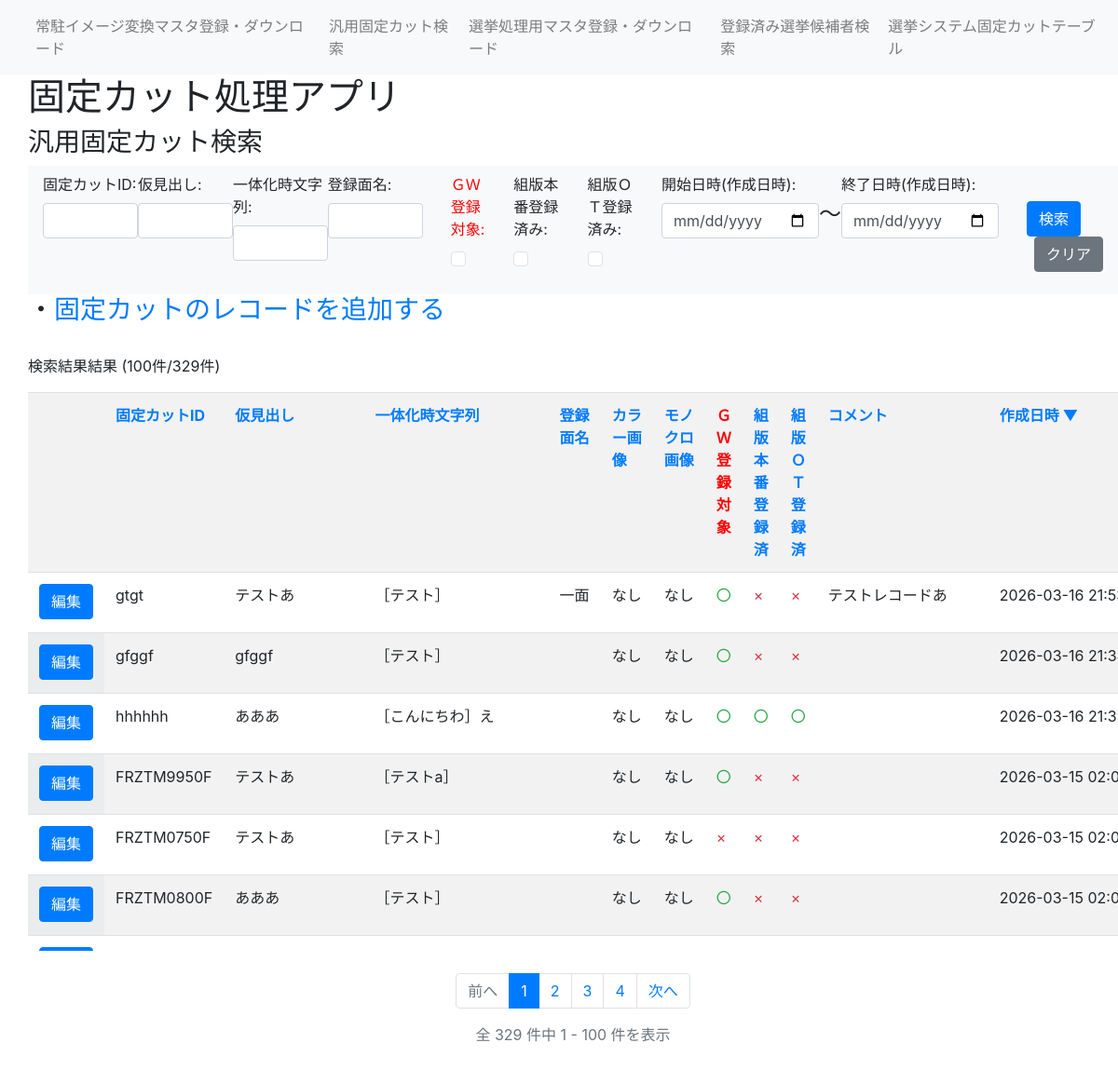
/general, run on the app's committed database.
### fixedcut_app/models/fixedcut.py (models this page shows)
class FixedCut(db.Model):
    ___tablename__ = "fixedcut"
    id = db.Column(db.String(20), primary_key=True) #固定カットID
    midashi = db.Column(db.String(30)) #仮見出し
    Str = db.Column(db.String(100)) #一体化時文字列
    colorUrl = db.Column(db.String(100)) #カラー画像のURL
    monoUrl = db.Column(db.String(100)) #モノクロ画像のURL
    GWFlg = db.Column(db.Boolean, default=False) #GW登録対象
    men_name = db.Column(db.String(30)) #登録面名
    prodFlg = db.Column(db.Boolean, default=False) #組版本番登録済みか
    OTFlg = db.Column(db.Boolean, default=False) #組版OT系登録済みか
    comment = db.Column(db.String(255)) #コメント
    created_at = db.Column(db.DateTime, nullable=False, default=datetime.now)  # 作成日時
    updated_at = db.Column(db.DateTime, nullable=False, default=datetime.now, onupdate=datetime.now)  # 更新日時

### fixedcut_app/views.py (the view)
@app.route('/general', methods=['GET', 'POST'])
@app.route('/general/<int:page>', methods=['GET', 'POST'])
def general(page=1):
    from fixedcut_app.views_general import general_handler
    return general_handler(page=page)

### fixedcut_app/views.py (called while the page is built)
@app.before_request
def log_request():
    app.logger.info("Request: %s %s from %s", request.method, request.path, request.remote_addr)

### fixedcut_app/templates/general.html (shortened to what this page needs)
{% extends 'layout.html' %}
{% block header %}
<h3>汎用固定カット検索</h3>
{% endblock %}
{% block content %}
<h3>・<a href="/general_add">固定カットのレコードを追加する</a></h3>
{% endblock %}
{% block serchbar %}
<nav class="navbar navbar-expand-lg navbar-light bg-light">
    <form class="form-group" action="{{ url_for('general') }}" method="POST">
        <ul class="navbar-nav">
            <li class="nav-item">
                <label for="ID">固定カットID:</label>
                <input name="ID" type="text" class="form-control" id="ID" value="{{ savelist[1] }}">
            </li>
            <li class="nav-item">
                <label for="midashi">仮見出し:</label>
                <input name="midashi" type="text" class="form-control" id="midashi" value="{{ savelist[0] }}">
            </li>
            <li class="nav-item">
                <label for="Str">一体化時文字列:</label>
                <input name="Str" type="text" class="form-control" id="Str" value="{{ savelist[2] }}">
            </li>
            <li class="nav-item">
                <label for="men_name">登録面名:</label>
                <input name="men_name" type="text" class="form-control" id="men_name" value="{{ savelist[3] or '' }}">
            </li>
            <li class="nav-item pad">
                <label for="GWFlg"><font color="red">ＧＷ登録対象:</font></label>
                <br>
                {% if savelist[4]=="on" %}
                <input name="GWFlg" type="checkbox" class="form-check-input ms-auto" id="checkTab1" checked>
                {% else %}
                <input name="GWFlg" type="checkbox" class="form-check-input ms-auto" id="checkTab1">
                {% endif %}
            </li>
            <li class="nav-item pad">
                <label for="prodFlg">組版本番登録済み:</label>
                <br>
                {% if savelist[5]=="on" %}
                <input name="prodFlg" type="checkbox" class="form-check-input ms-auto" id="checkTab1" checked>
                {% else %}
                <input name="prodFlg" type="checkbox" class="form-check-input ms-auto" id="checkTab1">
                {% endif %}
            </li>
            <li class="nav-item pad">
                <label for="OTFlg">組版ＯＴ登録済み:</label>
                <br>
                {% if savelist[6]=="on" %}
                <input name="OTFlg" type="checkbox" class="form-check-input ms-auto" id="checkTab1" checked>
                {% else %}
                <input name="OTFlg" type="checkbox" class="form-check-input ms-auto" id="checkTab1">
                {% endif %}
            </li>
            <li class="nav-item pad">
                <label for="startdate">開始日時(作成日時):</label>
                <input name="startdate" type="date" class="form-control" id="startdate" value="{{ savelist[7] }}">
            </li>
            <li class="nav-item pad-above">
                <h4>～</h4>
            </li>
            <li class="nav-item ">
                <label for="enddate">終了日時(作成日時):</label>
                <input name="enddate" type="date" class="form-control" id="enddate" value="{{ savelist[8] }}">
            </li>
            <li class="nav-item pad pad-above">
                <button type="submit" class="btn btn-primary">検索</button>
                <button type="button" class="btn btn-secondary ms-2" onclick="clearForm()">クリア</button>
            </li>
        </ul>
    </form>
</nav>
{% endblock %}
{% block serch_result %}
 <div class="pad">
    {% set id_q = savelist[1] %}
    {% set midashi_q = savelist[0] %}
    {% set str_q = savelist[2] %}
    {% set men_name_q = savelist[3] %}
    {% set gw_q = savelist[4] %}
    {% set prod_q = savelist[5] %}
    {% set ot_q = savelist[6] %}
    {% set start_q = savelist[7] %}
    {% set end_q = savelist[8] %}
    {% macro sort_link(label, key, text_color='') -%}
        {%- set next_dir = 'desc' if sort_by == key and sort_dir == 'asc' else 'asc' -%}
        <a href="{{ url_for('general', page=1, midashi=midashi_q, ID=id_q, Str=str_q, men_name=men_name_q, GWFlg=gw_q, prodFlg=prod_q, OTFlg=ot_q, startdate=start_q, enddate=end_q, sort_by=key, sort_dir=next_dir) }}" {% if text_color %}style="color: {{ text_color }};"{% endif %}>
            {{ label }}
            {% if sort_by == key %}
                {% if sort_dir == 'asc' %}
                    ▲
                {% else %}
                    ▼
                {% endif %}
            {% endif %}
        </a>
    {%- endmacro %}
    <p>検索結果結果
        {% if results | length > 0 %}
        ({{ results | length }}件/{{ pagination.total }}件)
        {% endif %}
    </p>
    <div class="table-container-vertical">
    <table class="table table-striped table-hover">
        <tr>
            <th></th>
            <th>{{ sort_link('固定カットID', 'id') }}</th>
            <th>{{ sort_link('仮見出し', 'midashi') }}</th>
            <th>{{ sort_link('一体化時文字列', 'Str') }}</th>
            <th>{{ sort_link('登録面名', 'men_name') }}</th>
            <th>{{ sort_link('カラー画像', 'colorUrl') }}</th>
            <th>{{ sort_link('モノクロ画像', 'monoUrl') }}</th>
            <th>{{ sort_link('ＧＷ登録対象', 'GWFlg', 'red') }}</th>
            <th>{{ sort_link('組版本番登録済', 'prodFlg') }}</th>
            <th>{{ sort_link('組版ＯＴ登録済', 'OTFlg') }}</th>
            <th>{{ sort_link('コメント', 'comment') }}</th>
            <th>{{ sort_link('作成日時', 'created_at') }}</th>
        </tr>
        {% for res in results %}
        <tr>
            <td class=table-data>
                <button onclick="location.href='/general_detail/{{ res.id }}'" class="btn btn-primary">編集</button>
            </td>
            <td class=table-data>{{ res.id }}</td>
            <td class=table-data>{{ res.midashi }}</td>
            <td class=table-data>{{ res.Str }}</td>
            <td class=table-data>{{ res.men_name or '' }}</td>
            <td class=table-data>
                {% if ".eps" in res.colorUrl %}
                <a href="{{ url_for('download', filename=res.colorUrl) }}">ダウンロード</a></td>
                {% elif ".jpg" in res.colorUrl %}
                <img src="{{ url_for('static', filename=res.colorUrl) }}" height="50" alt="">
                {% elif ".jpeg" in res.colorUrl %}
                <img src="{{ url_for('static', filename=res.colorUrl) }}" height="50" alt="">
                {% elif ".svg" in res.colorUrl %}
                <img src="{{ url_for('static', filename=res.colorUrl) }}" height="50" alt="">
                {% else %}
                <p>なし</p>
                {% endif %}
            <td class=table-data>
                {% if ".eps" in res.monoUrl %}
                <a href="{{ url_for('download', filename=res.monoUrl) }}" download="モノクロ画像.eps">ダウンロード</a>
                {% elif ".jpg" in res.monoUrl %}
                <img src="{{ url_for('static', filename=res.monoUrl) }}" height="50" alt="">
                {% elif ".jpeg" in res.monoUrl %}
                <img src="{{ url_for('static', filename=res.monoUrl) }}" height="50" alt="">
                {% elif ".svg" in res.monoUrl %}
                <img src="{{ url_for('static', filename=res.monoUrl) }}" height="50" alt="">
                {% else %}
                <p>なし</p>
                {% endif %}
            </td>
            <td class=table-data>
                {% if res.GWFlg %}
                <span class="text-success">〇</span>
                {% else %}
                <span class="text-danger">×</span>
                {% endif %}
            </td>
            <td class=table-data>
                {% if res.prodFlg %}
                <span class="text-success">〇</span>
                {% else %}
                <span class="text-danger">×</span>
                {% endif %}
            </td>
            <td class=table-data>
                {% if res.OTFlg %}
                <span class="text-success">〇</span>
                {% else %}
                <span class="text-danger">×</span>
                {% endif %}
            </td>
            <td class=table-data>{{ res.comment }}</td>
            <td class=table-data>{{ res.created_at }}</td>
        </tr>
         {% endfor %}
    </table>
    </div>
    {% if pagination %}
    <nav aria-label="ページナビゲーション" class="mt-4">
        <ul class="pagination justify-content-center">
            {% if pagination.has_prev %}
            <li class="page-item">
                <a class="page-link" href="{{ url_for('general', page=pagination.prev_num, midashi=savelist[0], ID=savelist[1], Str=savelist[2], men_name=savelist[3], GWFlg=savelist[4], prodFlg=savelist[5], OTFlg=savelist[6], startdate=savelist[7], enddate=savelist[8], sort_by=sort_by, sort_dir=sort_dir) }}">前へ</a>
            </li>
            {% else %}
            <li class="page-item disabled">
                <span class="page-link">前へ</span>
            </li>
            {% endif %}
            {% for page_num in pagination.iter_pages() %}
                {% if page_num %}
                    {% if page_num == pagination.page %}
                    <li class="page-item active">
                        <span class="page-link">{{ page_num }}</span>
                    </li>
                    {% else %}
                    <li class="page-item">
                        <a class="page-link" href="{{ url_for('general', page=page_num, midashi=savelist[0], ID=savelist[1], Str=savelist[2], men_name=savelist[3], GWFlg=savelist[4], prodFlg=savelist[5], OTFlg=savelist[6], startdate=savelist[7], enddate=savelist[8], sort_by=sort_by, sort_dir=sort_dir) }}">{{ page_num }}</a>
                    </li>
                    {% endif %}
                {% else %}
                    <li class="page-item disabled">
                        <span class="page-link">...</span>
                    </li>
                {% endif %}
            {% endfor %}
            {% if pagination.has_next %}
            <li class="page-item">
                <a class="page-link" href="{{ url_for('general', page=pagination.next_num, midashi=savelist[0], ID=savelist[1], Str=savelist[2], men_name=savelist[3], GWFlg=savelist[4], prodFlg=savelist[5], OTFlg=savelist[6], startdate=savelist[7], enddate=savelist[8], sort_by=sort_by, sort_dir=sort_dir) }}">次へ</a>
            </li>
            {% else %}
            <li class="page-item disabled">
                <span class="page-link">次へ</span>
            </li>
            {% endif %}
        </ul>
        <p class="text-center text-muted mt-2">
            全 {{ pagination.total }} 件中 {{ pagination.page * 100 - 99 }} - {{ [pagination.page * 100, pagination.total]|min }} 件を表示
        </p>
    </nav>
    {% endif %}
</div>
{% endblock %}

### fixedcut_app/templates/static/css/style.css (style rules this page uses)
.pad { padding-left: 30px; }
.pad-above { padding-top: 30px; }
.table-data { height: 100%; overflow: hidden; white-space: nowrap; text-overflow: ellipsis; }
.table-striped tbody tr:nth-of-type(odd) .table-data:first-child { background: #f8f9fa; }
.table-striped tbody tr:nth-of-type(even) .table-data:first-child { background: white; }
.table-container-vertical { overflow-y: auto; max-height: 600px; }
.table-container-vertical table { width: 100%; }
.table-container-vertical th { position: sticky; top: 0; background: white; z-index: 1; }

### data on the page
FixedCut: id "gtgt", midashi "テストあ", Str "［テスト］", men_name "一面", colorUrl "なし", monoUrl "なし", GWFlg "〇", comment "テストレコードあ", created_at "2026-03-16…"
FixedCut: id "gfggf", midashi "gfggf", Str "［テスト］", colorUrl "なし", monoUrl "なし", GWFlg "〇", created_at "2026-03-16…"
FixedCut: id "hhhhhh", midashi "あああ", Str "［こんにちわ］え", colorUrl "なし", monoUrl "なし", GWFlg "〇", prodFlg "〇", OTFlg "〇", created_at "2026-03-16…"
FixedCut: id "FRZTM9950F", midashi "テストあ", Str "［テストa］", colorUrl "なし", monoUrl "なし", GWFlg "〇", created_at "2026-03-15…"
FixedCut: id "FRZTM0750F", midashi "テストあ", Str "［テスト］", colorUrl "なし", monoUrl "なし", created_at "2026-03-15…"
FixedCut: id "FRZTM0800F", midashi "あああ", Str "［テスト］", colorUrl "なし", monoUrl "なし", GWFlg "〇", created_at "2026-03-15…"

### other printed values
{{ results | length }} "100"
{{ pagination.total }} "329"
{{ label }} "固定カットID 仮見出し 一体化時文字列 登録面名 カラー画像 モノクロ画像 ＧＷ登録対象 組版本番登録済 組版ＯＴ登録済 コメント 作成日時"
{{ page_num }} "1"
{{ page_num }} "2" "3" "4"
{{ pagination.page * 100 - 99 }} "1"
{{ [pagination.page * 100, pagination.total]|min }} "100"
